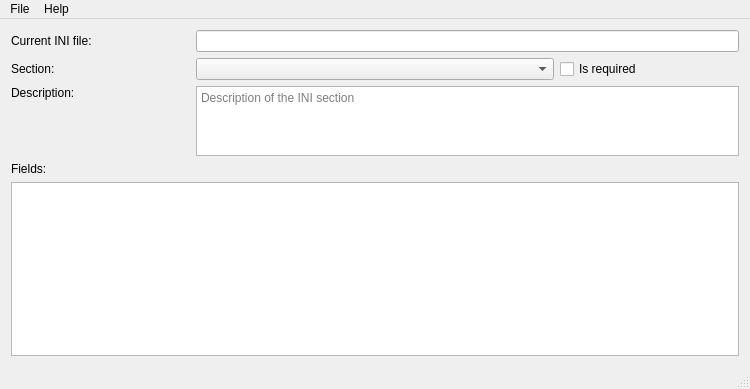
<?xml version="1.0" encoding="UTF-8"?>
<ui version="4.0">
 <class>MainWindow</class>
 <widget class="QMainWindow" name="MainWindow">
  <property name="geometry">
   <rect>
    <x>0</x>
    <y>0</y>
    <width>750</width>
    <height>389</height>
   </rect>
  </property>
  <property name="windowTitle">
   <string>[WIP] INI documentation creator</string>
  </property>
  <widget class="QWidget" name="centralWidget">
   <layout class="QGridLayout" name="gridLayout" rowstretch="0,0,0,100,0">
    <item row="0" column="0">
     <widget class="QLabel" name="label_4">
      <property name="text">
       <string>Current INI file:</string>
      </property>
     </widget>
    </item>
    <item row="2" column="1" colspan="3">
     <widget class="QTextBrowser" name="description">
      <property name="maximumSize">
       <size>
        <width>16777215</width>
        <height>75</height>
       </size>
      </property>
      <property name="readOnly">
       <bool>false</bool>
      </property>
      <property name="placeholderText">
       <string>Description of the INI section</string>
      </property>
     </widget>
    </item>
    <item row="1" column="1" colspan="2">
     <widget class="QComboBox" name="section"/>
    </item>
    <item row="1" column="3">
     <widget class="QCheckBox" name="isRequired">
      <property name="text">
       <string>Is required</string>
      </property>
     </widget>
    </item>
    <item row="3" column="0" colspan="4">
     <widget class="QLabel" name="label_3">
      <property name="text">
       <string>Fields:</string>
      </property>
     </widget>
    </item>
    <item row="4" column="0" colspan="4">
     <widget class="QTableView" name="fields">
      <property name="selectionMode">
       <enum>QAbstractItemView::SingleSelection</enum>
      </property>
      <property name="selectionBehavior">
       <enum>QAbstractItemView::SelectRows</enum>
      </property>
      <attribute name="verticalHeaderVisible">
       <bool>false</bool>
      </attribute>
     </widget>
    </item>
    <item row="1" column="0">
     <widget class="QLabel" name="label">
      <property name="text">
       <string>Section:</string>
      </property>
     </widget>
    </item>
    <item row="2" column="0">
     <widget class="QLabel" name="label_2">
      <property name="text">
       <string>Description:</string>
      </property>
      <property name="alignment">
       <set>Qt::AlignLeading|Qt::AlignLeft|Qt::AlignTop</set>
      </property>
     </widget>
    </item>
    <item row="0" column="1" colspan="3">
     <widget class="QLineEdit" name="fileName">
      <property name="readOnly">
       <bool>true</bool>
      </property>
     </widget>
    </item>
   </layout>
  </widget>
  <widget class="QMenuBar" name="menuBar">
   <property name="geometry">
    <rect>
     <x>0</x>
     <y>0</y>
     <width>750</width>
     <height>22</height>
    </rect>
   </property>
   <widget class="QMenu" name="menuFile">
    <property name="title">
     <string>File</string>
    </property>
    <addaction name="actionOpen_INI_file"/>
    <addaction name="separator"/>
    <addaction name="actionQuit"/>
   </widget>
   <widget class="QMenu" name="menuHelp">
    <property name="title">
     <string>Help</string>
    </property>
    <addaction name="actionAbout"/>
   </widget>
   <addaction name="menuFile"/>
   <addaction name="menuHelp"/>
  </widget>
  <widget class="QStatusBar" name="statusBar"/>
  <action name="actionOpen_INI_file">
   <property name="text">
    <string>Open INI file</string>
   </property>
  </action>
  <action name="actionQuit">
   <property name="text">
    <string>Quit</string>
   </property>
  </action>
  <action name="actionAbout">
   <property name="text">
    <string>About</string>
   </property>
  </action>
 </widget>
 <layoutdefault spacing="6" margin="11"/>
 <resources/>
 <connections/>
</ui>
